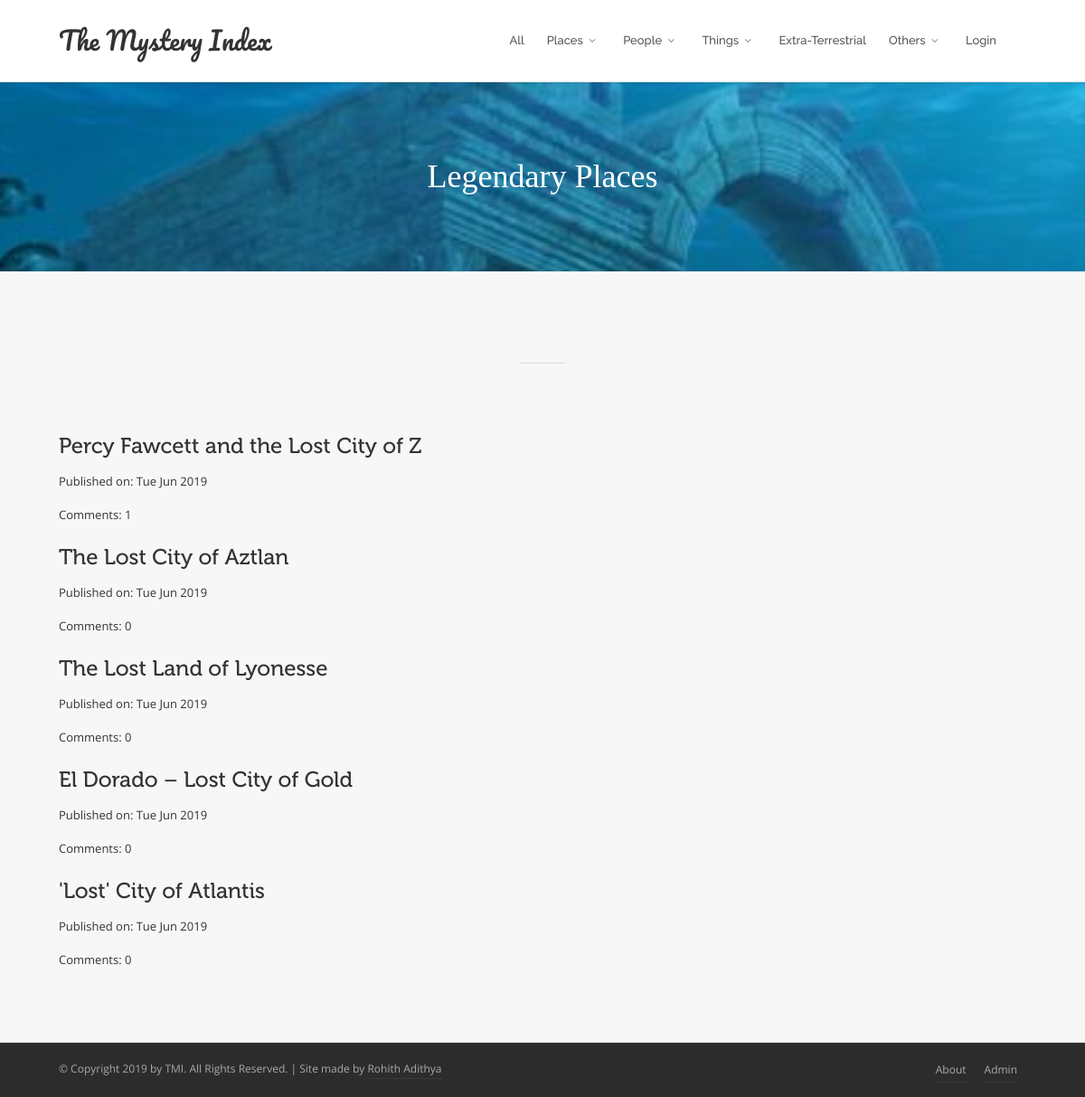
/legendary-places/, run on the app's committed database.
### blog/models.py (models this page shows, shortened)
class Categories(models.Model):
    name = models.CharField(max_length=200)

class Post(models.Model):
    author = models.ForeignKey('auth.User',on_delete=models.CASCADE)
    title = models.CharField(max_length=200)
    category = models.ForeignKey('blog.Categories',related_name='category',on_delete=models.CASCADE)
    text = models.TextField()
    image = models.ImageField(upload_to='posts')
    create_date = models.DateTimeField(default=timezone.now)
    published_date = models.DateTimeField(blank=True,null=True)
    def approve_comments(self):
        return self.comments.filter(approved_comment=True)

### blog/views.py (the view)
# urls.py: path('legendary-places/', views.LegendaryListView.as_view(), name='legendary-places'),
class LegendaryListView(ListView):
    redirect_field_name = 'blog/post_list.html'
    model = Post
    def get_context_data(self,**kwargs):
        context  = super().get_context_data(**kwargs)
        context['title'] = "Legendary Places"
        context['img']="media/headers/leg.jpg"
        return context
    def get_queryset(self):
        criterion1 = Q(published_date__isnull=True)
        criterion2 = Q(published_date__isnull=False)
        criterion3 = Q(author=self.request.user.id)
        return Post.objects.filter(category__name='Legendary Places').filter((criterion3 & criterion1) | (criterion2)).order_by('create_date')

### blog/templates/blog/post_list.html
{% extends 'blog/base.html' %}
{% load static %}
{% block content %}
  <div class="v-parallax v-bg-stylish v-bg-stylish-v10" id="download" style="background-image: url({% static img %});">
    <div class="container">
      <div class="row center">
        <div class="col-sm-12">
            <div class="v-content-wrapper">
                    <p class="v-smash-text-large-2x">
                        <span>{{title}}</span>
                    </p>
                </div>
              </div>
            </div>
          </div>
        </div>
        <div class="v-parallax v-bg-stylish v-bg-stylish-v4 no-shadow" id="posts">
            <div class="container">
                <div class="row">
                    <div class="col-sm-12">
                    <div class="horizontal-break"></div>
                <div class="v-spacer col-sm-12 v-height-standard"></div>
                {% for post in post_list %}
                    <div class="post">
                        <h1><a href="{% url 'post_detail' pk=post.pk %}">{{ post.title }}</a></h1>
                        <div class="date">
                            <p>Published on: {{ post.published_date|date:"D M Y"}}</p>
                        </div>
                        <a href="{% url 'post_detail' pk=post.pk %}">Comments: {{ post.approve_comments.count }}</a>
                    </div>
                {% endfor %}
            </div>
          </div>
        </div>
    </div>
{% endblock %}

### blog/static/css/v-nav-menu.css (style rules this page uses)
body.no-page-top { background: #EDEFF2; }
body { padding-top: 90px; }

### blog/static/css/v-bg-stylish.css (style rules this page uses)
.v-bg-stylish.v-bg-stylish-v4 { background-color: #f7f7f7; border-color: #e4e4e4; }
.v-bg-stylish.v-bg-stylish-v4, .v-bg-stylish.v-bg-stylish-v4 h1, .v-bg-stylish.v-bg-stylish-v4 h2, .v-bg-stylish.v-bg-stylish-v4 h3, .v-bg-stylish.v-bg-stylish-v4 h3, .v-bg-stylish.v-bg-stylish-v4 h4, .v-bg-stylish.v-bg-stylish-v4 h5, .v-bg-stylish.v-bg-stylish-v4 h6, .v-bg-stylish-v4 .carousel-wrap > a { color: #333; }
.v-bg-stylish.v-bg-stylish-v10 { background-color: #25CBF5; }
.v-bg-stylish.v-bg-stylish-v10, .v-bg-stylish.v-bg-stylish-v10 h1, .v-bg-stylish.v-bg-stylish-v10 h2, .v-bg-stylish.v-bg-stylish-v10 h3, .v-bg-stylish.v-bg-stylish-v10 h3, .v-bg-stylish.v-bg-stylish-v10 h4, .v-bg-stylish.v-bg-stylish-v10 h5, .v-bg-stylish.v-bg-stylish-v10 h6, .v-bg-stylish-v10 .carousel-wrap > a { color: #ffffff; }

### blog/static/css/v-shortcodes.css (style rules this page uses)
.v-parallax { padding-top: 80px !important; padding-bottom: 80px !important; overflow: hidden; position: relative; width: 100%; background-attachment: fixed; -moz-background-size: cover; -webkit-background-size: cover; background-size: cover; background-repeat: no-repeat; background-position: center center; }
.v-parallax .v-content-wrapper { position: relative; z-index: 5; }
.v-parallax .v-content-wrapper p:last-child { margin-bottom: 0; }
.horizontal-break { height: 1px; width: 50px; margin: 20px auto 25px; background-color: #DADADA; }

### blog/static/css/custom.css (style rules this page uses)
@media (min-width: 1200px) { .container { width: 1100px; } }

### blog/templates/blog/base.html (style rules this page uses)
* { box-sizing: border-box; }

### data on the page
Categories: name "Legendary Places"
Post: title "Percy Fawcett and the Lost City of Z", published_date "Tue Jun 2019", approve_comments.count "1"
Post: title "The Lost City of Aztlan", published_date "Tue Jun 2019", approve_comments.count "0"
Post: title "The Lost Land of Lyonesse", published_date "Tue Jun 2019", approve_comments.count "0"
Post: title "El Dorado – Lost City of Gold", published_date "Tue Jun 2019", approve_comments.count "0"
Post: title "'Lost' City of Atlantis", published_date "Tue Jun 2019", approve_comments.count "0"
